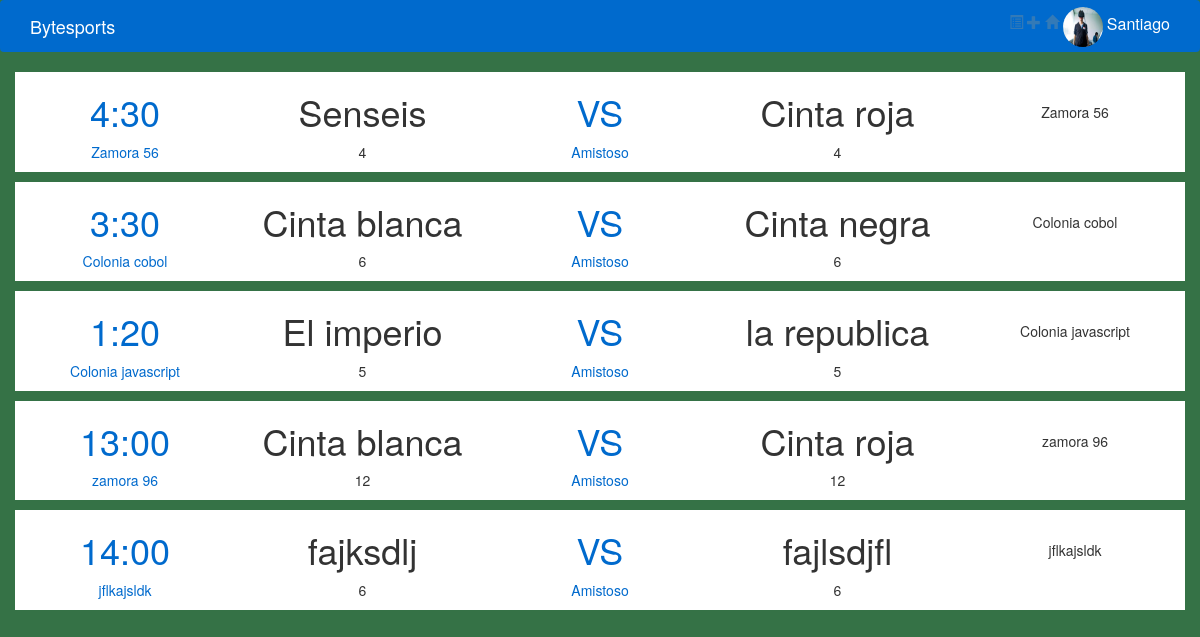
/home/, run on the app's committed database.
### Bytesports/models.py (models this page shows)
class Match(models.Model):
	team_name = models.CharField(max_length=20)
	field_name = models.CharField(max_length=20)
	max_players = models.IntegerField()
	match_hour = models.CharField(max_length=6)
	location_field = models.CharField(max_length=50)
	team_vs = models.CharField(max_length=50)

### Bytesports/views.py (the view)
# urls.py: url(r'^home/', views.home),
def home(request):
    retas = Match.objects.all()
    return render(request, 'dashboard.html', locals())

### templates/dashboard.html (shortened to what this page needs)
{% load staticfiles %}
<!DOCTYPE html>
<html lang="en">
    <head>
        <link rel="stylesheet" href="{% static 'css/bootstrap.min.css' %}">
        <link rel="stylesheet" href="">
        <link rel="stylesheet" type="text/css" href="{% static 'css/maindash.css' %}">
    </head>
    <body>
        <nav id='nav-style' class='navbar'>
            <div class="container">
                <div class="navbar-header">
                    <a style="text-decoration: none;
    color: white;" class="font-bar navbar-brand" href="#">Bytesports</a>
                </div>
                <div class="collapse navbar-collapse" id="bs-example-navbar-collapse-1">
                    <div class="navbar-right">
                        <a href="#"><span class="glyphicon glyphicon-list-alt"></span></a>
                        <a href="/create_match"><span class="glyphicon glyphicon-plus"></span></a>
                        <a href="/home"><span class="glyphicon glyphicon-home"></span></a>
                        <img class='img-profile' src="{% static 'img/profile-img.jpg' %}">
                        <a class="no-link user-name" href="#">Santiago</a>
                    </div>
                </div>
            </div>
        </nav>
        {% for r in retas %}
        <div class="container match">
            <a href="/view_match">
                <div class="col-md-2 text-center matchColor">
                    <h1>{{ r.match_hour }}</h1>
                    <p>{{ r.location_field }}</p>
                </div>
                <div class="col-md-3 text-center">
                    <h1>{{ r.team_name }}</h1>
                    <p>{{ r.max_players }}</p>
                </div>
                <div class="col-md-2 text-center matchColor">
                    <h1>VS</h1>
                    <p>Amistoso</p>
                </div>
                <div class="col-md-3 text-center">
                    <h1>{{ r.team_vs }}</h1>
                    <p>{{ r.max_players }}</p>
                </div>
                <div class="col-md-2 text-center match-direction">
                    <p>{{r.location_field }}</p>
                </div>
            </a>
        </div>
        {% endfor %}
  </body>
</html>

### statics/css/maindash.css (style rules this page uses)
body { background-color: #357246; }
#nav-style { background-color: #006ACD; }
.no-link { text-decoration: none; color: white; }
.img-profile { width: 40px; height: 40px; background-position: 50%; border-radius: 50%; margin-top: 6px; }
.user-name { vertical-align: middle; font-size: 16px; }
.match { background-color: white; max-height: 100%; margin-bottom: 10px; }
.match a { text-decoration: none; color: #333; }
.match-direction { padding-top: 30px; }
.matchColor { color: #006ACD; }
.matchColor h1 { color: #006ACD; }

### data on the page
Match: match_hour "4:30", location_field "Zamora 56", team_name "Senseis", max_players "4", team_vs "Cinta roja"
Match: match_hour "3:30", location_field "Colonia cobol", team_name "Cinta blanca", max_players "6", team_vs "Cinta negra"
Match: match_hour "1:20", location_field "Colonia javascript", team_name "El imperio", max_players "5", team_vs "la republica"
Match: match_hour "13:00", location_field "zamora 96", team_name "Cinta blanca", max_players "12", team_vs "Cinta roja"
Match: match_hour "14:00", location_field "jflkajsldk", team_name "fajksdlj", max_players "6", team_vs "fajlsdjfl"
